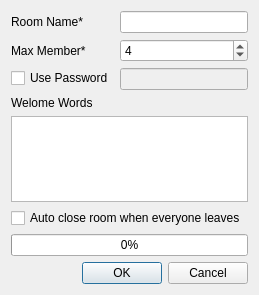
<?xml version="1.0" encoding="UTF-8"?>
<ui version="4.0">
 <class>NewRoomWindow</class>
 <widget class="QDialog" name="NewRoomWindow">
  <property name="geometry">
   <rect>
    <x>0</x>
    <y>0</y>
    <width>259</width>
    <height>295</height>
   </rect>
  </property>
  <property name="windowTitle">
   <string>New Room</string>
  </property>
  <property name="modal">
   <bool>true</bool>
  </property>
  <layout class="QVBoxLayout" name="verticalLayout_2">
   <item>
    <layout class="QVBoxLayout" name="verticalLayout">
     <item>
      <layout class="QFormLayout" name="formLayout">
       <item row="0" column="0">
        <widget class="QLabel" name="label">
         <property name="text">
          <string>Room Name*</string>
         </property>
        </widget>
       </item>
       <item row="0" column="1">
        <widget class="QLineEdit" name="lineEdit">
         <property name="maxLength">
          <number>16</number>
         </property>
        </widget>
       </item>
       <item row="3" column="0">
        <widget class="QCheckBox" name="checkBox">
         <property name="text">
          <string>Use Password</string>
         </property>
        </widget>
       </item>
       <item row="3" column="1">
        <widget class="QLineEdit" name="lineEdit_2">
         <property name="enabled">
          <bool>false</bool>
         </property>
         <property name="maxLength">
          <number>16</number>
         </property>
         <property name="echoMode">
          <enum>QLineEdit::PasswordEchoOnEdit</enum>
         </property>
        </widget>
       </item>
       <item row="2" column="1">
        <widget class="QSpinBox" name="spinBox">
         <property name="minimum">
          <number>1</number>
         </property>
         <property name="maximum">
          <number>8</number>
         </property>
         <property name="value">
          <number>4</number>
         </property>
        </widget>
       </item>
       <item row="2" column="0">
        <widget class="QLabel" name="label_2">
         <property name="text">
          <string>Max Member*</string>
         </property>
        </widget>
       </item>
      </layout>
     </item>
     <item>
      <widget class="QLabel" name="label_3">
       <property name="text">
        <string>Welome Words</string>
       </property>
      </widget>
     </item>
     <item>
      <widget class="QPlainTextEdit" name="plainTextEdit"/>
     </item>
     <item>
      <widget class="QCheckBox" name="checkBox_2">
       <property name="text">
        <string>Auto close room when everyone leaves</string>
       </property>
      </widget>
     </item>
     <item>
      <widget class="QProgressBar" name="progressBar">
       <property name="value">
        <number>0</number>
       </property>
      </widget>
     </item>
    </layout>
   </item>
   <item>
    <widget class="QDialogButtonBox" name="buttonBox">
     <property name="orientation">
      <enum>Qt::Horizontal</enum>
     </property>
     <property name="standardButtons">
      <set>QDialogButtonBox::Cancel|QDialogButtonBox::Ok</set>
     </property>
    </widget>
   </item>
  </layout>
 </widget>
 <tabstops>
  <tabstop>lineEdit</tabstop>
  <tabstop>spinBox</tabstop>
  <tabstop>checkBox</tabstop>
  <tabstop>lineEdit_2</tabstop>
  <tabstop>plainTextEdit</tabstop>
  <tabstop>checkBox_2</tabstop>
  <tabstop>buttonBox</tabstop>
 </tabstops>
 <resources/>
 <connections>
  <connection>
   <sender>checkBox</sender>
   <signal>toggled(bool)</signal>
   <receiver>lineEdit_2</receiver>
   <slot>setEnabled(bool)</slot>
   <hints>
    <hint type="sourcelabel">
     <x>17</x>
     <y>73</y>
    </hint>
    <hint type="destinationlabel">
     <x>142</x>
     <y>82</y>
    </hint>
   </hints>
  </connection>
 </connections>
</ui>
